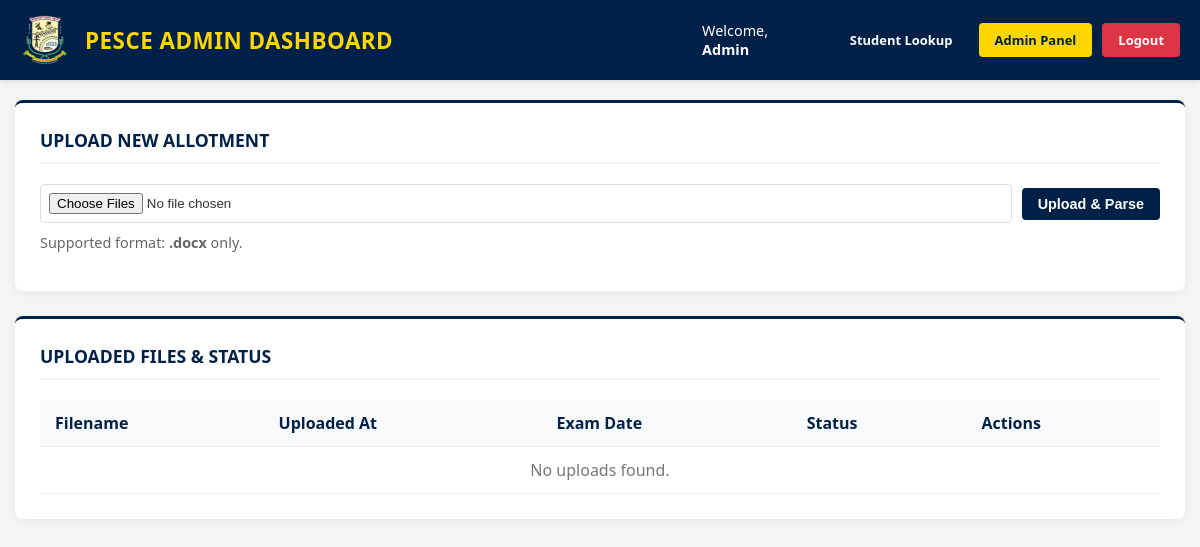
/dashboard/ (signed in), run on an earlier commit of the app's database.
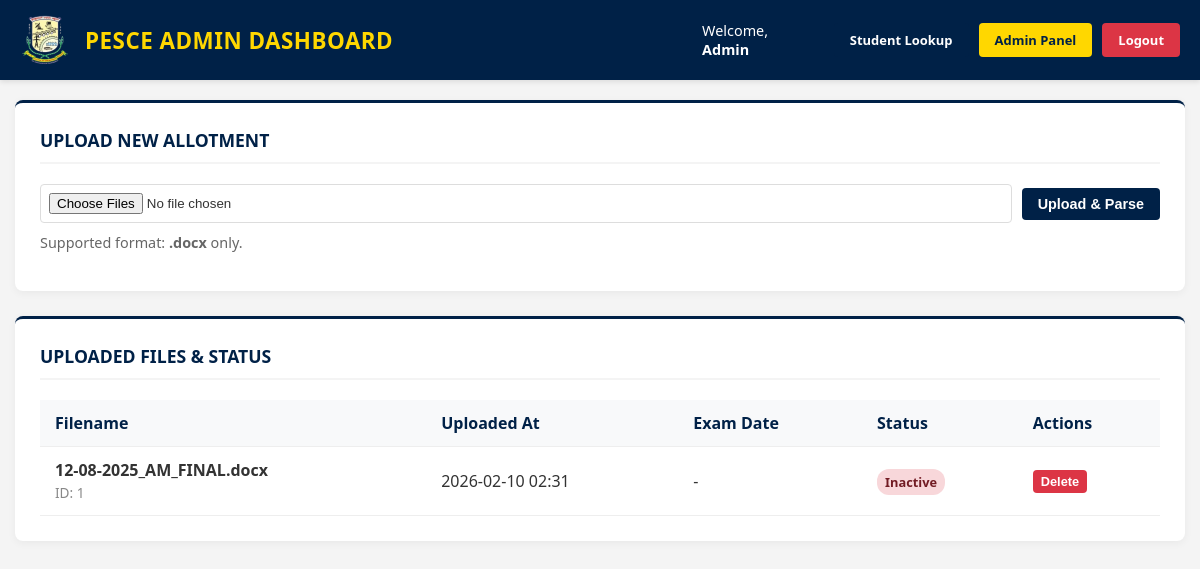
And on a later commit of the database.
### core/models.py (models this page shows, shortened)
class UploadedFile(models.Model):
    file = models.FileField(upload_to='uploads/')
    uploaded_at = models.DateTimeField(auto_now_add=True)
    exam_date = models.DateField(null=True, blank=True)
    is_published = models.BooleanField(default=False)
    def filename(self):
        return os.path.basename(self.file.name)

### core/views.py (the view, shortened to what this page needs)
# urls.py: path('dashboard/', views.admin_dashboard, name='admin_dashboard'),
def admin_dashboard(request):
    if not request.user.is_authenticated or not request.user.is_staff:
        raise Http404
    cleanup_expired_data()
    uploads = UploadedFile.objects.all().order_by('-uploaded_at')
    dashboard_data = []
    now = timezone.now()
    for upload in uploads:
        status = "Inactive"
        dashboard_data.append({
            'file': upload,
            'status': status,
            'window': getattr(upload, 'visibility_window', None)
        })
    return render(request, 'dashboard.html', {'uploads': dashboard_data})

### core/views.py (called while the page is built)
def cleanup_expired_data():
    now = timezone.now()
    expired_windows = VisibilityWindow.objects.filter(visible_until__lt=now)
    for win in expired_windows:
        win.file.delete()

### templates/dashboard.html (shortened to what this page needs)
{% load static %}
<!DOCTYPE html>
<html lang="en">
<head>
</head>
<body>
    <header>
        <div class="brand">
            <img src="{% static 'images/pesce_logo.png' %}" alt="Logo" onerror="this.style.display='none'">
            <h1>PESCE Admin Dashboard</h1>
        </div>
        <div class="user-menu">
            <span>Welcome, <strong>{{ request.user.username }}</strong></span>
            <div style="display: flex; gap: 10px; width: 100%; justify-content: flex-end;">
                <a href="{% url 'index' %}" class="btn btn-primary" target="_blank">Student Lookup</a>
                <a href="/admin/" class="btn btn-panel">Admin Panel</a>
                <a href="{% url 'logout' %}" class="btn btn-danger">Logout</a>
            </div>
        </div>
    </header>
    <div class="container">
        <div class="card">
            <h3>Upload New Allotment</h3>
            <form action="{% url 'upload_file' %}" method="post" enctype="multipart/form-data">
                <input type="file" name="file" accept=".docx" multiple required>
                <button type="submit" class="btn btn-primary">Upload & Parse</button>
            </form>
            <p style="font-size: 0.9em; color: #666; margin-top: 10px;">Supported format: <strong>.docx</strong> only.
            </p>
        </div>
        <div class="card">
            <h3>Uploaded Files & Status</h3>
            <div class="table-responsive">
                <table>
                    <thead>
                        <tr>
                            <th>Filename</th>
                            <th>Uploaded At</th>
                            <th>Exam Date</th>
                            <th>Status</th>
                            <th>Actions</th>
                        </tr>
                    </thead>
                    <tbody>
                        {% for item in uploads %}
                        <tr>
                            <td>
                                <strong>{{ item.file.filename }}</strong><br>
                                <span style="font-size: 0.85em; color: #888;">ID: {{ item.file.id }}</span>
                            </td>
                            <td>{{ item.file.uploaded_at|date:"Y-m-d H:i" }}</td>
                            <td>{{ item.file.exam_date|default:"-" }}</td>
                            <td>
                                <span class="status-badge status-{{ item.status|lower }}">{{ item.status }}</span>
                            </td>
                            <td>
                                {% if item.status != 'Expired' %}
                                <form action="{% url 'delete_upload' item.file.id %}" method="post"
                                    style="display:inline;" class="delete-form">
                                    <button type="button" class="btn btn-danger"
                                        style="padding: 4px 8px; font-size: 0.8em;"
                                        onclick="confirmDelete(this.form)">Delete</button>
                                </form>
                                {% else %}
                                <span style="color: #999;">-</span>
                                {% endif %}
                            </td>
                        </tr>
                        {% empty %}
                        <tr>
                            <td colspan="5" style="text-align: center; color: #777;">No uploads found.</td>
                        </tr>
                        {% endfor %}
                    </tbody>
                </table>
            </div>
        </div>
</body>
</html>

What changed in the data, as far as the page shows it:
added UploadedFile: file.filename "12-08-2025_AM_FINAL.docx", file.id "1", file.uploaded_at "2026-02-10 02:31", file.exam_date "-", status "Inactive"
Also different on the page:
text no longer shown: "No uploads found."
